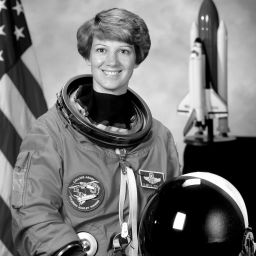
#> input picture images/lena_gray_256.tif, 256 x 256 px
$ jupyter execute Lab3.ipynb
#> lines starting #> are read from the running program, lines starting #| are printed output that depends on the picture
# Lab 3: Image Manipulations using OpenCV

ARTI 403 - Image Processing

Name: Mohammed Moayed Alquriniy
ID: 2240007325

[cell 1]
import cv2
import numpy as np
import matplotlib.pyplot as plt

cv2.imshow() opens the images in a new window, so I wrote a small function to show them inside the notebook using matplotlib. OpenCV loads color images as BGR, so they are converted to RGB before plotting.

[cell 2]
def show(images, titles):
    plt.figure(figsize=(4 * len(images), 4))
    for i in range(len(images)):
        plt.subplot(1, len(images), i + 1)
        if len(images[i].shape) == 3:
            plt.imshow(cv2.cvtColor(images[i], cv2.COLOR_BGR2RGB))
        else:
            plt.imshow(images[i], cmap='gray', vmin=0, vmax=255)
        plt.title(titles[i])
        plt.axis('off')
    plt.show()

## Step 1: Read an image using OpenCV

[cell 3]
img = cv2.imread('../images/lena_gray_256.tif')
#> img is the input picture: shape (256, 256, 3); min 0, max 255, mean 115.5
show([img], ['Input image'])
#> the loop in show, `for i in range(len(images)):` made 1 pass

[cell 4]
print(type(img))
#| <class 'numpy.ndarray'>
print(img.shape)
#| (256, 256, 3)

The image is read as a numpy array with shape (height, width, channels). lena_gray_256 is a grayscale image, but cv2.imread loads it with 3 channels by default (B, G and R have the same value in every pixel).

## Step 2: Load an image in grayscale

The image can be converted to grayscale while reading it by passing `cv2.IMREAD_GRAYSCALE`.

[cell 5]
gray_img = cv2.imread('../images/lena_gray_256.tif', cv2.IMREAD_GRAYSCALE)
#> gray_img: shape (256, 256); min 0, max 255, mean 115.5
show([gray_img], ['Grayscale'])
#> the loop in show (call 2), `for i in range(len(images)):` made 1 pass
print(gray_img.shape)
#| (256, 256)

Now the image has only one channel, so the shape is just (height, width).

## Step 3: Save an image

[cell 6]
cv2.imwrite('../images/output.jpg', gray_img)
#> Out = True

It returned True, so the grayscale image was saved as output.jpg in the images folder.

## Step 4: Convert an image to different color spaces

Converting an image that is already loaded to grayscale using `cv2.cvtColor`:

[cell 7]
img = cv2.imread('../images/lena_gray_256.tif')
gray_img = cv2.cvtColor(img, cv2.COLOR_BGR2GRAY)
show([gray_img], ['Grayscale image'])

All the color conversion flags available in OpenCV:

[cell 8]
flags = [x for x in dir(cv2) if x.startswith('COLOR_')]
#> flags = 374 items, first 6: 'COLOR_BAYER_BG2BGR', 'COLOR_BAYER_BG2BGRA', 'COLOR_BAYER_BG2BGR_EA', 'COLOR_BAYER_BG2BGR_VNG', 'COLOR_BAYER_BG2GRAY', 'COLOR_BAYER_BG2RGB'
print('Number of flags:', len(flags))
#| Number of flags: 374
print(flags)
#> (printed output is left out)

Converting to YUV and showing each channel (Y: brightness, U: blue projection, V: red projection):

[cell 9]
yuv_img = cv2.cvtColor(img, cv2.COLOR_BGR2YUV)
#> yuv_img: shape (256, 256, 3); mean of channels 0, 1, 2 115.5, 128, 128
show([yuv_img[:, :, 0], yuv_img[:, :, 1], yuv_img[:, :, 2]], ['Y channel', 'U channel', 'V channel'])
#> the loop in show (call 4), `for i in range(len(images)):` made 3 passes
#> in show (call 4), `plt.show()`:
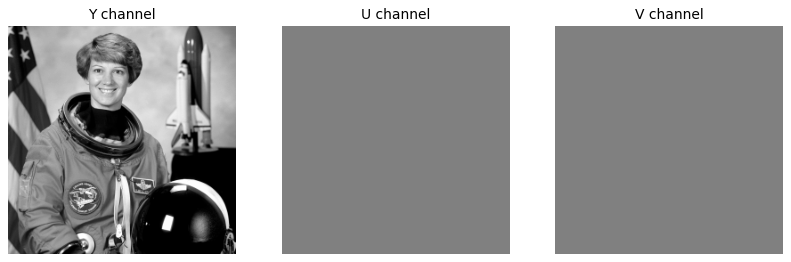
#> figure drawn by matplotlib, 3 panels

print('U values:', np.unique(yuv_img[:, :, 1]))
print('V values:', np.unique(yuv_img[:, :, 2]))

The Y channel is the same as the grayscale image because it holds the brightness. U and V are flat gray and all their values are 128, because the image has no colors (B = G = R), so there is no blue or red information to store in them.

## Task 1: Geometric transformations

For the two tasks I used cameraman.tif.

### Increase the size of the image

[cell 10]
img = cv2.imread('../images/cameraman.tif')
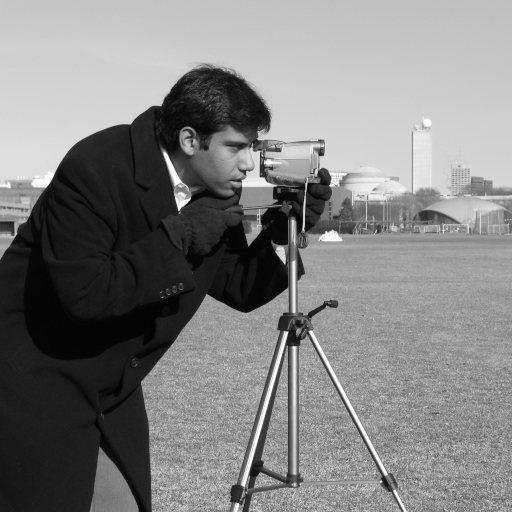
#> input picture images/cameraman.tif, 512 x 512 px
#> img is the input picture: shape (512, 512, 3); min 0, max 255, mean 129.1
bigger = cv2.resize(img, None, fx=1.5, fy=1.5, interpolation=cv2.INTER_CUBIC)

print('Original size:', img.shape)
print('New size:', bigger.shape)
show([img, bigger], ['Original', 'Resized (1.5x)'])
#> the loop in show (call 5), `for i in range(len(images)):` made 2 passes
#> in show (call 5), `plt.show()`:
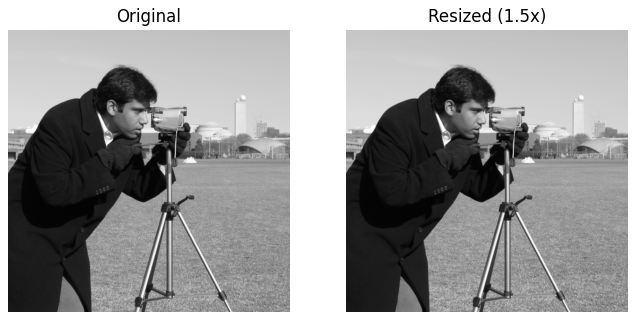
#> figure drawn by matplotlib, 2 panels

The width and height became 1.5 times the original. I used INTER_CUBIC because it gives a smoother result when making the image bigger. (Both images look the same size in the plot because matplotlib fits them in the figure, the printed shapes show the real size.)

### Rotate the image by 120 degrees

[cell 11]
rows, cols = img.shape[:2]
#> rows = 512; cols = 512

M = cv2.getRotationMatrix2D((cols / 2, rows / 2), 120, 1)   # center, angle, scale
#> M = [[-0.5, 0.866, 162.3], [-0.866, -0.5, 605.7]]
rotated = cv2.warpAffine(img, M, (cols, rows))
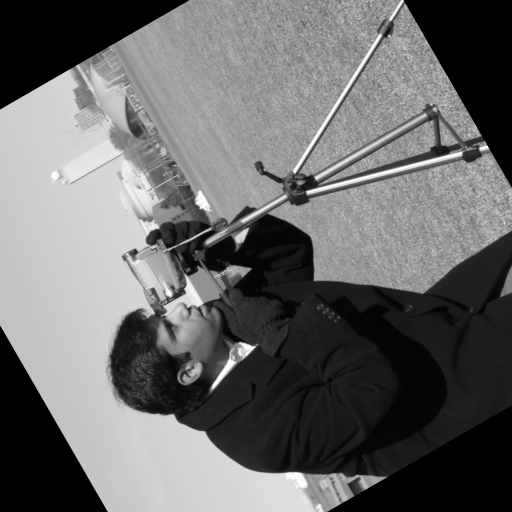
#> rotated: shape (512, 512, 3); min 0, max 255, mean 106

show([img, rotated], ['Original', 'Rotated 120 degrees'])

The image is rotated around its center. In OpenCV a positive angle means counter clockwise rotation. The corners are cut and filled with black because the output has the same size as the original image.

### Shear

[cell 12]
sh = 0.5

# shear in x direction
Mx = np.float32([[1, sh, 0],
                 [0, 1, 0]])
shear_x = cv2.warpAffine(img, Mx, (int(cols + sh * rows), rows))
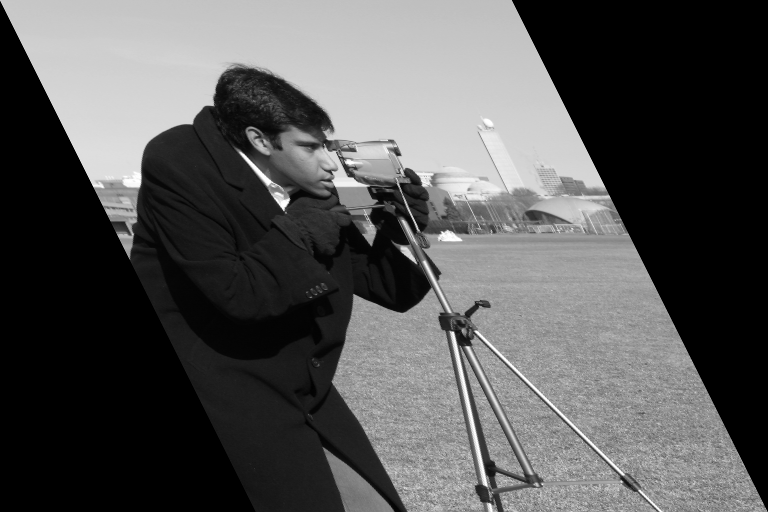
#> shear_x: shape (512, 768, 3); min 0, max 255, mean 86.1

# shear in y direction
My = np.float32([[1, 0, 0],
                 [sh, 1, 0]])
shear_y = cv2.warpAffine(img, My, (cols, int(rows + sh * cols)))
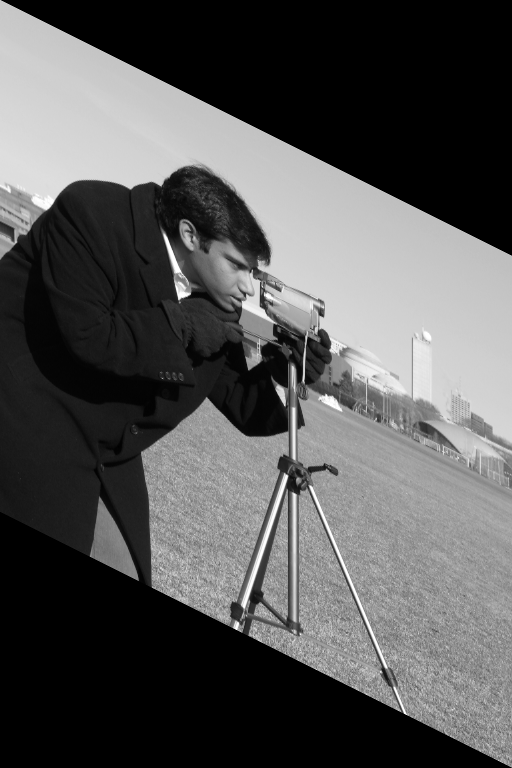
#> shear_y: shape (768, 512, 3); min 0, max 255, mean 86.1

show([shear_x, shear_y], ['Shear in x', 'Shear in y'])

In the x shear each row is shifted to the right by (0.5 * y), so the lower rows move more and the image becomes slanted. In the y shear the columns are shifted down instead. I made the output image wider for the x shear and taller for the y shear so nothing gets cut.

## Task 2: Intensity transformations

Here I read the image in grayscale mode (one channel).

[cell 13]
gray = cv2.imread('../images/cameraman.tif', cv2.IMREAD_GRAYSCALE)
#> gray: shape (512, 512); min 0, max 255, mean 129.1

### Negative image

$s = L - 1 - r$, where $L = 256$ for an 8-bit image.

[cell 14]
negative = 255 - gray
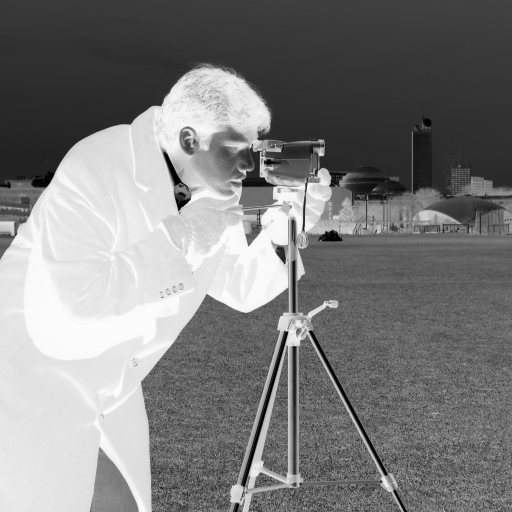
#> negative: shape (512, 512); min 0, max 255, mean 125.9
show([gray, negative], ['Original', 'Negative'])

Every pixel is inverted, the dark coat became white and the bright sky became dark.

### Log transformation

$s = c \cdot \log(1 + r)$

For the constant I used $c = 255 / \log(1 + r_{max})$, so the brightest pixel in the image goes to 255 and the result stays between 0 and 255.

[cell 15]
r = gray.astype(np.float64)   # float to avoid overflow when adding 1
c = 255 / np.log(1 + np.max(r))
#> c = 45.99
print('c =', round(c, 2))

log_img = c * np.log(1 + r)
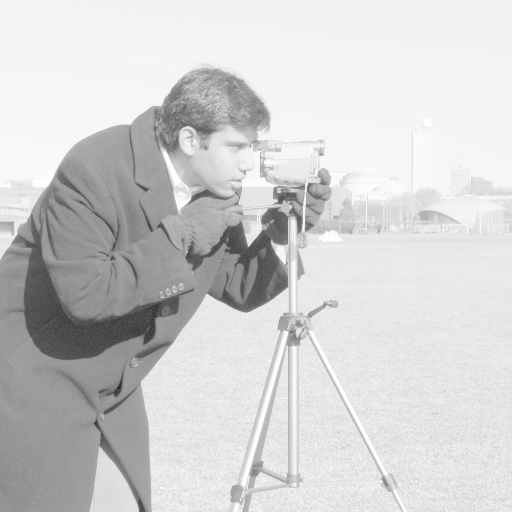
#> log_img: shape (512, 512) float64; min 0, max 255, mean 208.7
log_img = np.uint8(log_img)

show([gray, log_img], ['Original', 'Log transform'])

The log expands the dark values and compresses the bright ones. The coat and the camera became much brighter and their details are easier to see, but the bright areas like the sky and the grass look washed out.

### Power law (gamma)

$s = c \cdot r^{\gamma}$, where r is normalized to [0, 1] and c = 255.

[cell 16]
gamma = 2

gamma_img = 255 * (gray / 255) ** gamma
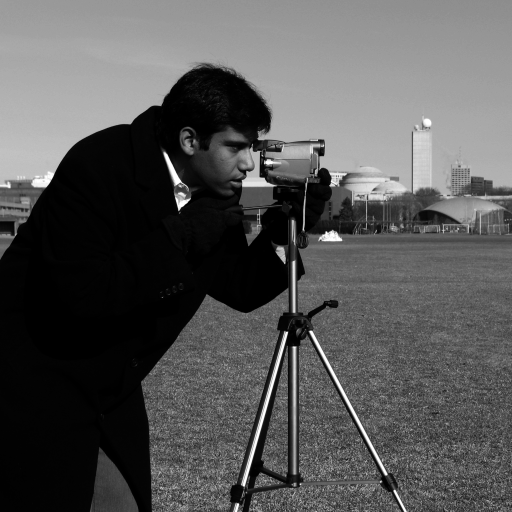
#> gamma_img: shape (512, 512) float64; min 0, max 255, mean 86.6
gamma_img = np.uint8(gamma_img)

show([gray, gamma_img], ['Original', 'Gamma = 2'])
